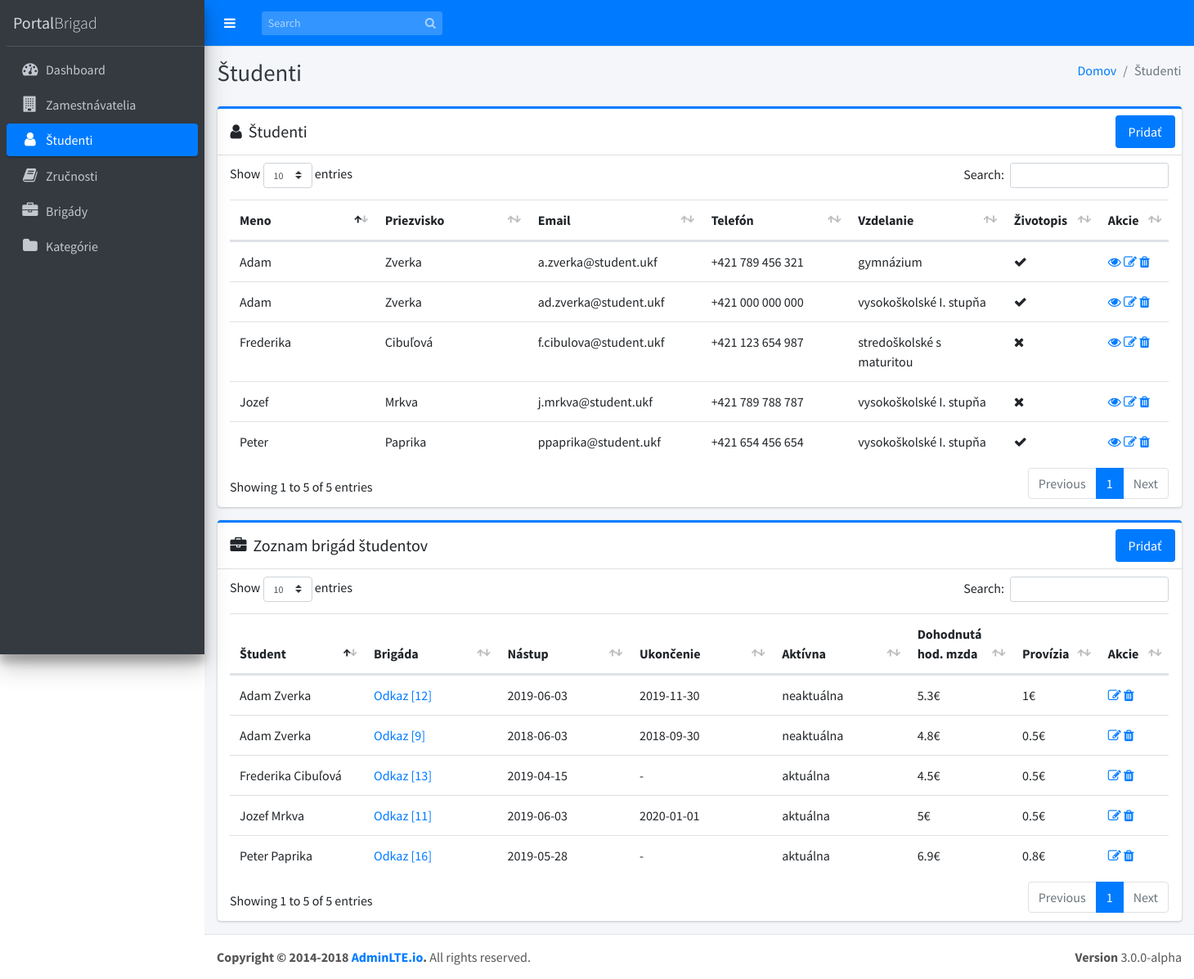
/index.php/studenti, run on an earlier commit of the app's database.
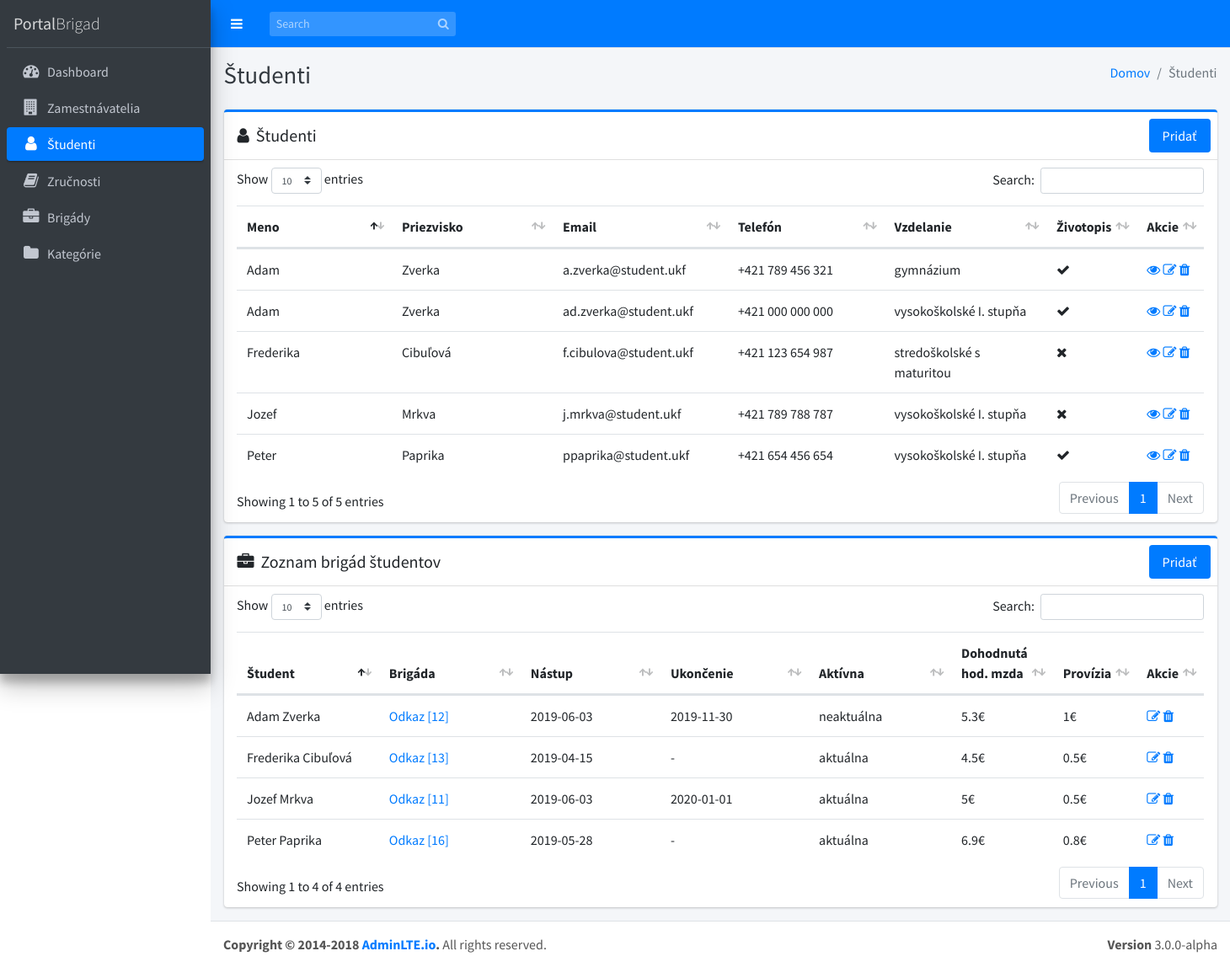
And on a later commit of the database.
### tables this page shows
CREATE TABLE `studenti` (
  `idstudenti` int(11) NOT NULL,
  `meno` varchar(20) NOT NULL,
  `priezvisko` varchar(20) NOT NULL,
  `email` varchar(30) NOT NULL,
  `telefon` varchar(16) NOT NULL,
  `vzdelanie` varchar(30) NOT NULL,
  `zivotopis` varchar(255) DEFAULT NULL
);

CREATE TABLE `brigady_has_studenti` (
  `id` int(11) NOT NULL,
  `idbrigady` int(11) NOT NULL,
  `idstudenti` int(11) NOT NULL,
  `nastup` date DEFAULT NULL,
  `ukoncenie` date DEFAULT NULL,
  `aktivna` tinyint(1) NOT NULL,
  `doh_hod_mzda` double NOT NULL,
  `provizia` double NOT NULL
);

### application/controllers/Studenti.php (called while the page is built, shortened)
<?php
class Studenti extends CI_Controller
{
  function __construct()
  {
    $this->load->helper('form');
    $this->load->helper('url');
    $this->load->library('form_validation');
    $this->load->model('Student_model');
    $this->load->model('Brigada_student_model');
    $this->load->library('pagination');
  }
  public function index()
  {
    $data = array();
    $data['studenti'] = $this->Student_model->getRows();
    $data['brigady'] = $this->Brigada_student_model->getBrigadyStudentov();
    $data['title'] = 'Študenti | PortalBrigad';
    $this->load->view('templates/header', $data);
    $this->load->view('templates/menu');
    $this->load->view('studenti/index', $data);
    $this->load->view('templates/footer');
  }
}

### index.php (called while the page is built, shortened)
<?php
require_once BASEPATH.'core/CodeIgniter.php';

### application/models/Student_model.php (called while the page is built, shortened)
<?php defined('BASEPATH') or exit('No direct script access allowed');
class Student_model extends CI_Model
{
  function getRows($id = "")
  {
    if (!empty($id)) {
      $query = $this->db->get_where('studenti', array('idstudenti' => $id));
      return $query->row_array();
    } else {
      $query = $this->db->get('studenti');
      return $query->result_array();
    }
  }
}

### application/models/Brigada_student_model.php (called while the page is built, shortened)
<?php defined('BASEPATH') or exit('No direct script access allowed');
class Brigada_student_model extends CI_Model
{
  public function getBrigadyStudentov()
  {
    $this->db->select('CONCAT(studenti.meno, " ", studenti.priezvisko) AS student, id, idbrigady, studenti.idstudenti, nastup, ukoncenie, aktivna, doh_hod_mzda, provizia');
    $this->db->from('brigady_has_studenti');
    $this->db->join('studenti', 'studenti.idstudenti = brigady_has_studenti.idstudenti', 'inner');
    $this->db->group_by('studenti.idstudenti');
    $query = $this->db->get();
    return $query->result_array();
  }
}

### application/views/studenti/index.php (the view, shortened to what the changed rows need)
<div class="content-wrapper">
  <div class="content-header">
    <div class="container-fluid">
      <div class="row mb-2">
        <div class="col-sm-6">
          <h1 class="m-0 text-dark">Študenti</h1>
        </div>
      </div>
    </div>
  </div>
  <section class="content">
    <div class="container-fluid">
      <div class="row">
        <section class="col-md-12 connectedSortable">
          <div class="card card-primary card-outline">
            <div class="card-body table-responsive p-2">
              <div id="studentiTable_wrapper" class="dataTables_wrapper container-fluid dt-bootstrap4">
                <div class="row">
                  <div class="col-sm-12">
                    <table id="studentiTable" class="table table-hover dataTable">
                      <thead>
                        <tr>
                          <th width="19%">Meno</th>
                          <th width="19%">Priezvisko</th>
                          <th width="19%">Email</th>
                          <th width="19%">Telefón</th>
                          <th width="19%">Vzdelanie</th>
                          <th width="19%">Životopis</th>
                          <th width="10%">Akcie</th>
                        </tr>
                      </thead>
                      <tbody id="userData">
                        <?php if (!empty($studenti)) : foreach ($studenti as $student) : ?>
                            <tr>
                              <td><?php echo $student['meno']; ?></td>
                              <td><?php echo $student['priezvisko']; ?></td>
                              <td><?php echo $student['email']; ?></td>
                              <td><?php echo $student['telefon']; ?></td>
                              <td><?php echo $student['vzdelanie']; ?></td>
                              <td><?php echo !empty($student['zivotopis']) ? '<i class="fa fa-check mr-1"></i>' : '<i class="fa fa-times mr-1"></i>'; ?></td>
                              <td>
                                <a href="<?php echo site_url('studenti/view/' . $student['idstudenti']); ?>" class="fa fa-eye"></a>
                                <a href="<?php echo site_url('studenti/edit/' . $student['idstudenti']); ?>" class="fa fa-edit"></a>
                                <a href="<?php echo site_url('studenti/delete/' . $student['idstudenti']); ?>" data-href="<?php echo site_url('studenti/delete/' . $student['idstudenti']); ?>" class="fa fa-trash" data-toggle="modal" data-target="#deleteModal"></a>
                              </td>
                            </tr>
                          <?php endforeach;
                      else : ?>
                          <tr>
                            <td colspan="4">Žiadny študenti</td>
                          </tr>
                        <?php endif; ?>
                      </tbody>
                    </table>
                  </div>
                </div>
              </div>
            </div>
          </div>
          <div class="card card-primary card-outline">
            <div class="card-body table-responsive p-2">
              <div id="brigadyStudentiTable_wrapper" class="dataTables_wrapper container-fluid dt-bootstrap4">
                <div class="row">
                  <div class="col-sm-12">
                    <table id="brigadyStudentiTable" class="table table-hover dataTable">
                      <thead>
                        <tr>
                          <th width="19%">Študent</th>
                          <th width="19%">Brigáda</th>
                          <th width="19%">Nástup</th>
                          <th width="19%">Ukončenie</th>
                          <th width="19%">Aktívna</th>
                          <th width="12%">Dohodnutá hod. mzda</th>
                          <th width="19%">Provízia</th>
                          <th width="10%">Akcie</th>
                        </tr>
                      </thead>
                      <tbody id="userData">
                        <?php if (!empty($brigady)) : foreach ($brigady as $brigada) : ?>
                            <tr>
                              <td><?php echo $brigada['student']; ?></td>
                              <td><a href="<?php echo site_url('brigady/view/' . $brigada['idbrigady']); ?>">Odkaz [<?php echo $brigada['idbrigady']; ?>]</a></td>
                              <td><?php echo !empty($brigada['nastup']) ? $brigada['nastup'] : '-'; ?></td>
                              <td><?php echo !empty($brigada['ukoncenie']) ? $brigada['ukoncenie'] : '-'; ?></td>
                              <td><?php if ($brigada['aktivna'] == 1) {
                                    echo 'aktuálna';
                                  } else {
                                    echo 'neaktuálna';
                                  } ?>
                              </td>
                              <td><?php echo $brigada['doh_hod_mzda'] . '€'; ?></td>
                              <td><?php echo $brigada['provizia'] . '€'; ?></td>
                              <td>
                                <a href="<?php echo site_url('brigady/editbrigada/' . $brigada['id']); ?>" class="fa fa-edit"></a>
                                <a href="<?php echo site_url('brigady/deletebrigada/' . $brigada['id']); ?>" data-href="<?php echo site_url('brigady/deletebrigada/' . $brigada['id']); ?>" class="fa fa-trash" data-toggle="modal" data-target="#deleteModal"></a>
                              </td>
                            </tr>
                          <?php endforeach;
                      else : ?>
                          <tr>
                            <td colspan="4">Žiadne brigády</td>
                          </tr>
                        <?php endif; ?>
                      </tbody>
                    </table>
                  </div>
                </div>
              </div>
            </div>
          </div>
        </section>
      </div>
    </div>
</div>
</div>

What changed in the data, as far as the page shows it:
removed brigady_has_studenti: student "Adam Zverka", idbrigady "9", nastup "2018-06-03", ukoncenie "2018-09-30", aktivna "neaktuálna", doh_hod_mzda "4.8", provizia "0.5"
Also different on the page:
text written by a page script: "Show entries Search: Showing 1 to 5 of 5 entries Previous 1 Next" → "Show entries Search: Showing 1 to 4 of 4 entries Previous 1 Next"
